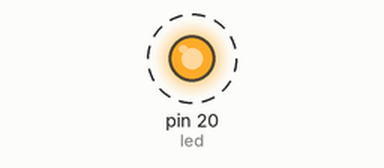
A program run on a simulated MicroPython board. Shown: output pins drawn as LEDs (lit = HIGH). Dashed ring = blinking.

Above: at 2.2 s.
Timing chart, 0 to 5.0 s (numbered marks = the images above):
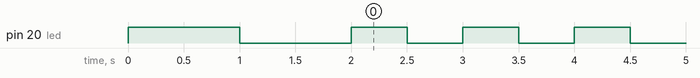

The program:

LED.py
```python
from machine import Pin
import utime

led = Pin(20, Pin.OUT) #configuration la pin 20 en sortie

led.value (1) # allumage la LED
utime.sleep (1) #attente une seconde
led.value (0) #éteignage la LED
utime.sleep (1)
while True :
    led.toggle() #alternance des état de la LED
    utime.sleep_ms(500) #attente de 500ms
```

Measured:
- by itself, pin 20 (led): repeats every 1.0 s: HIGH 0.50 s, LOW 0.50 s
